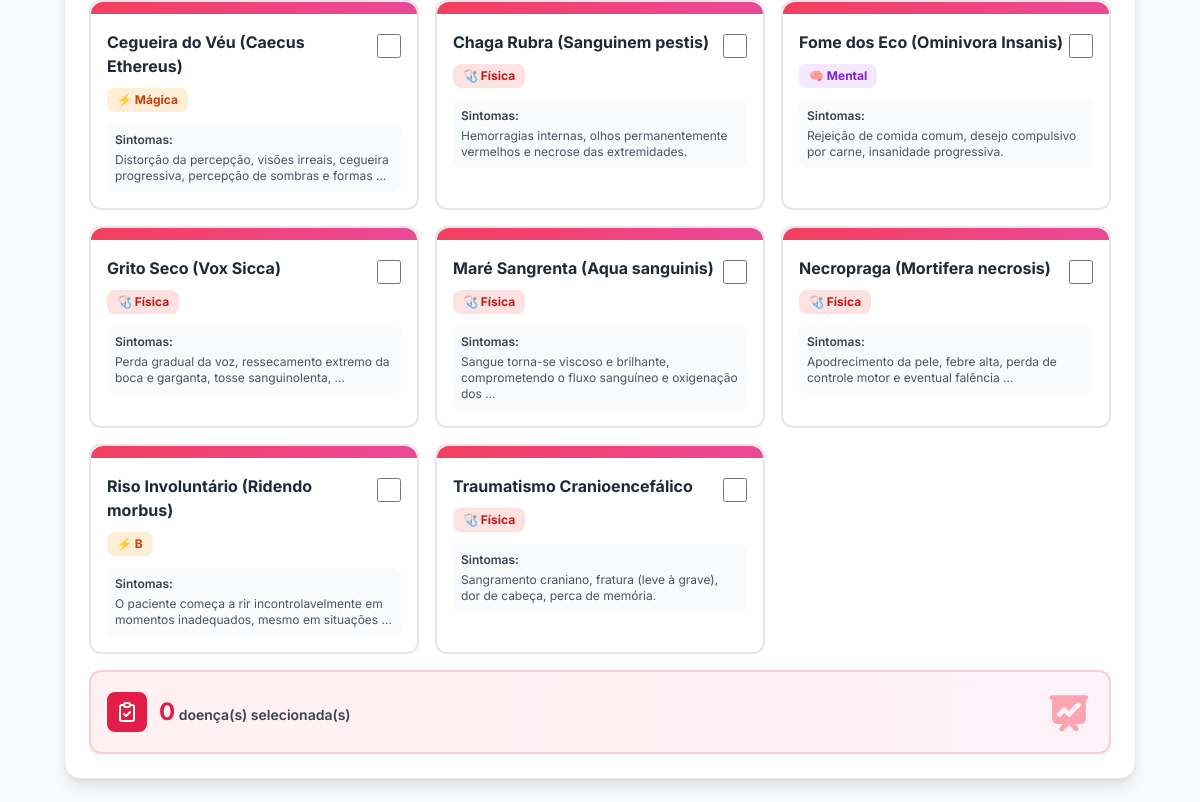
Before: /bestiario/nova/ (signed in, middle part) with the older database file.
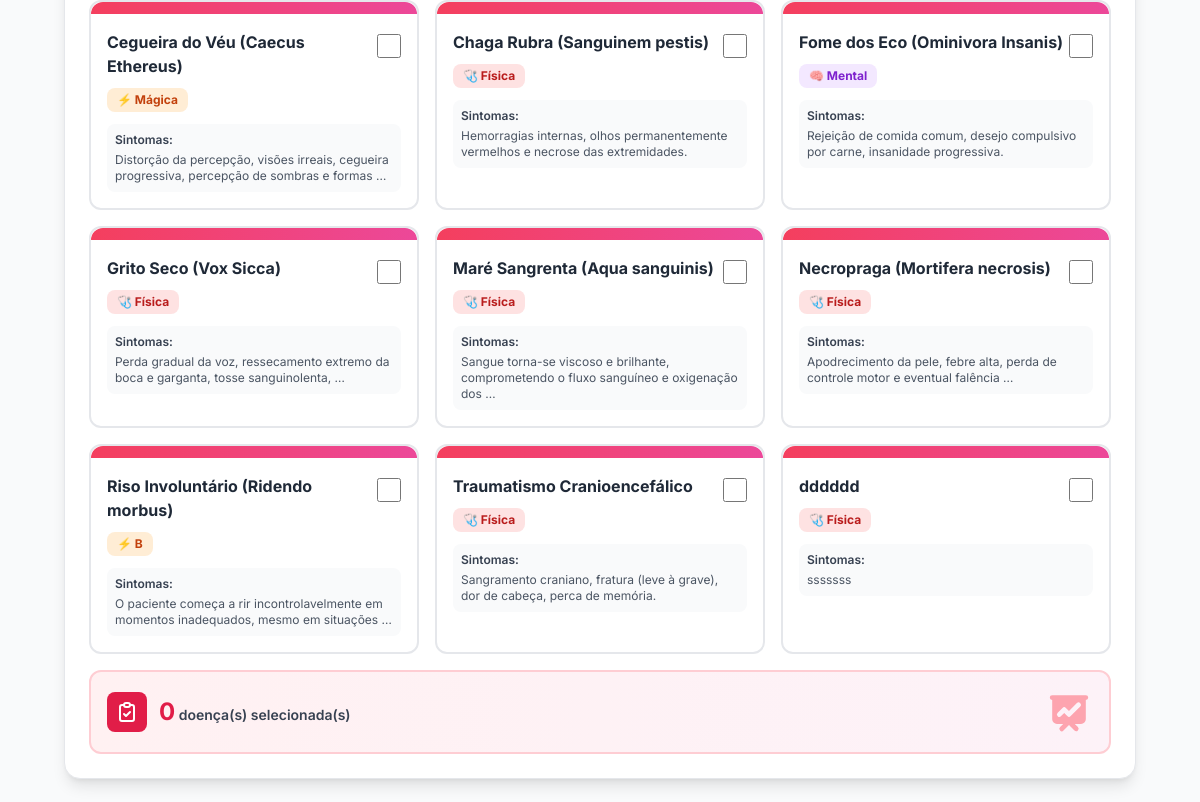
After: the same page with the newer database file.
### core/models.py (models this page shows, shortened)
class Doenca(models.Model):
    nome = models.CharField(max_length=100)
    origem = models.TextField(blank=True)
    contagiosa = models.BooleanField(default=False)
    forma_contagio = models.CharField(max_length=255, blank=True, null=True)
    parte_afetada = models.CharField(max_length=3, choices=PARTES_CORPO)
    tipo = models.CharField(max_length=1, choices=TIPO_DOENCA)
    sintomas = models.TextField('Sintomas', blank=True, help_text="Descreva os sintomas, separados por vírgula")
    tratamento = models.TextField(blank=True, help_text="Protocolo de tratamento recomendado")
    reacoes_esperadas = models.TextField(blank=True, help_text="Reações esperadas ao tratamento")
    class Meta:
        verbose_name = "Doença"
        verbose_name_plural = "Doenças"
        ordering = ['nome']

### core/views.py (the view, shortened to what this page needs)
# urls.py: path('bestiario/nova/', BestaCreateView.as_view(), name='besta-create'),
class BestaCreateView(LoginRequiredMixin, CreateView):
    model = Besta
    form_class = BestaForm
    template_name = 'core/besta_form.html'

### core/forms.py
class BestaForm(forms.ModelForm):
    doenca_relacionada = forms.ModelMultipleChoiceField(
        queryset=Doenca.objects.all(),
        widget=forms.SelectMultiple(attrs={'class': 'select2'}),
        required=False  # Isso permite que o campo fique em branco
    )
    class Meta:
        model = Besta
        fields = '__all__'

### core/context_processors.py (called while the page is built)
def medico_context(request):
    is_medico = request.user.is_authenticated and request.user.tipo == 'MED'
    is_admin = request.user.is_authenticated and request.user.tipo == 'ADM'
    return {
        'is_medico': is_medico,
        'is_admin': is_admin,
        'is_medico_or_admin': is_medico or is_admin
    }

### core/templates/core/besta_form.html (shortened to what the changed rows need)
{% extends 'core/base.html' %}
{% block content %}
<div class="max-w-7xl mx-auto px-4 sm:px-6 lg:px-8 py-8">
    <form method="post" enctype="multipart/form-data" class="space-y-6">
        <div class="bg-white rounded-2xl shadow-lg border border-gray-200 overflow-hidden hover:shadow-xl transition-all duration-300">
            <div class="p-6">
                <div class="group">
                    <div id="doencas-container" class="grid grid-cols-1 md:grid-cols-2 lg:grid-cols-3 gap-4">
                        {% for doenca in form.doenca_relacionada.field.queryset %}
                        <div class="doenca-card bg-white border-2 border-gray-200 rounded-xl hover:border-rose-400 hover:shadow-md transition-all duration-200 cursor-pointer"
                             data-id="{{ doenca.id }}">
                            <div class="h-3 bg-gradient-to-r from-rose-500 to-pink-500 rounded-t-xl"></div>
                            <div class="p-4">
                                <div class="flex items-start justify-between mb-3">
                                    <div class="flex-1">
                                        <h3 class="font-bold text-gray-800 text-base mb-2">{{ doenca.nome }}</h3>
                                        <span class="px-2.5 py-1 text-xs font-bold rounded-lg inline-flex items-center gap-1
                                            {% if doenca.tipo == 'F' %}bg-red-100 text-red-700
                                            {% elif doenca.tipo == 'M' %}bg-purple-100 text-purple-700
                                            {% else %}bg-orange-100 text-orange-700{% endif %}">
                                            {% if doenca.tipo == 'F' %}🩺{% elif doenca.tipo == 'M' %}🧠{% else %}⚡{% endif %}
                                            {{ doenca.get_tipo_display }}
                                        </span>
                                    </div>
                                    <input type="checkbox"
                                           class="doenca-checkbox w-6 h-6 text-rose-600 border-gray-300 rounded-lg focus:ring-rose-500 focus:ring-4 focus:ring-rose-500/20 mt-1 cursor-pointer"
                                           value="{{ doenca.id }}"
                                           {% if doenca in form.doenca_relacionada.value %}checked{% endif %}>
                                </div>
                                <div class="text-xs text-gray-600 space-y-2">
                                    {% if doenca.sintomas %}
                                    <div class="bg-gray-50 rounded-lg p-2">
                                        <p class="font-semibold text-gray-700 mb-1">Sintomas:</p>
                                        <p class="text-gray-600">{{ doenca.sintomas|truncatewords:12 }}</p>
                                    </div>
                                    {% endif %}
                                </div>
                            </div>
                        </div>
                        {% endfor %}
                    </div>
                </div>
            </div>
        </div>
    </form>
</div>
{% endblock %}

Changed rows visible on the page:
added Doenca: nome "dddddd", tipo "Física", sintomas "sssssss"
